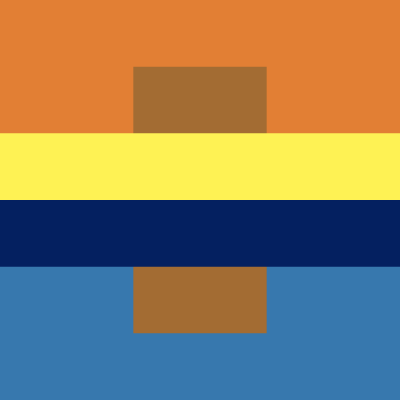
Frame 1 (no input)
Frame 60 (no input): identical to frame 1, image omitted
Frame 120 (the mouse pressed at the canvas centre since frame 60): identical to frame 1, image omitted

The p5.js sketch that drew this single still picture (run headless with seeded random() and noise() and a simulated clock; from frame 60 on, the mouse is pressed at the canvas centre):

// p5.js sketch
// ── sketch.js
let clrs = [
'#E27F34', //top 0
'#FEF254', //middle top 1 
'#A36C33', //midle strip 2 
'#042060', //middl bottom 3
'#3778AE', //bottom 4
]

function setup() {
  createCanvas(400, 400);
  noStroke();
}

function draw() {
  background(220);
canvasRect (clrs [4], height/2, height/2, false);
canvasRect (clrs [0], height/2, 0, false);
  fill(clrs[2]);
  rect(width * 1/3, height * 1/6, width * 1/3, height * 2/3);
  canvasRect (clrs [1], height/6, height/3, false);
canvasRect (clrs [3], height/6, height/2,  false);
}

function canvasRect (clr, hgt, y_offset, clickable) {
  fill(clr);
  if((clickable == true) && (mouseIsPressed == false)){
     rect(0, y_offset, width, hgt);

  } 
  if(clickable ==false){
    rect(0, y_offset, width, hgt);
  }
 

}
